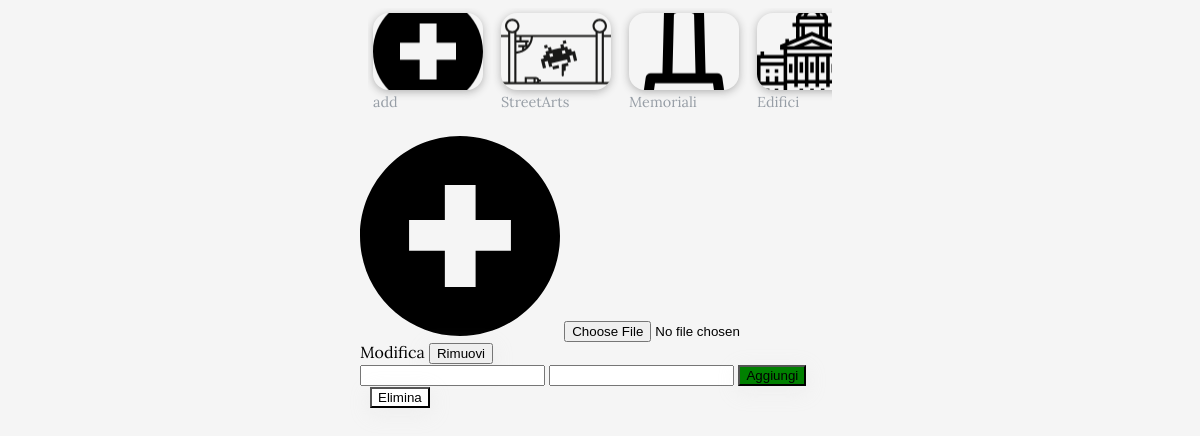
Screenshot of /admin/editType.php with the database file from the repository.
### tables this page shows
CREATE TABLE tipo(
    `id` int PRIMARY KEY AUTO_INCREMENT,
    `description` varchar(255),
    `name` varchar(255),
    `image` varchar(255)
);

### admin/editType.php (the view, shortened to what this page needs)
<?php
    $conn = new mysqli("localhost", "root", "");
    $conn->query("USE my_visitberlin");
    if(!empty($_GET["ldi"])){
        $query = "SELECT * FROM tipo WHERE tipo.id = ".$_GET["ldi"];
        $result = $conn->query($query);
        if($result->num_rows <= 0){
            header("Location: editType.php");
            $conn->close();
            exit();
        }
        $ldi = $result->fetch_assoc();
        $img = "../assets/mapsIcon/".$ldi["image"];
        $name = $ldi["name"];
        $id = $ldi["id"];
        $description = $ldi["description"];
      }
    else{
    $img = "../assets/add.svg";
        $name = "";
        $id = "new";
        $description = "";
    }
?>
<!DOCTYPE html>
<html lang="it">
       <head>
        <link rel="stylesheet" href="../css/navBar.css">
        <link rel="stylesheet" href="../css/cardsMenu.css">
        <link rel="stylesheet" href="../css/textFormat.css">
        <link rel="stylesheet" href="../css/imageGallery.css">
        <link rel="stylesheet" href="../css/components.css">
    </head>
    <body>
    <div class="leftScrollMenu">
            <?php
                $query = "SELECT * FROM tipo";
                $result = $conn->query($query);
                echo  '
                <a href="editType.php">
                    <div class="item">
                        <div class="menuImage image" style="background-image: url(../assets/add.svg);">
                        </div>
                        <div class="bottomText">
                            <span class="smallText">add</span>
                        </div>
                    </div>
                    </a>';
                if($result->num_rows > 0){
                    while($row = $result->fetch_assoc()){
                        echo  '
                        <a href="editType.php?ldi='.$row["id"].'">
                            <div class="item">
                                <div class="menuImage image" style="background-image: url(../assets/mapsIcon/'.$row["image"].');">
                                </div>
                                <div class="bottomText">
                                    <span class="smallText">'.$row["name"].'</span>
                                </div>
                            </div>
                            </a>';
                    }
                }
            ?>
        </div>
        <form id="pform" action="access/editTypeDB.php" method="POST" enctype="multipart/form-data">
            <img width="200" height="200" src="<?php echo $img; ?>" class="profilePhotoBig">
            <label class="photoBtn" for="apply"><input class="inPhoto" type="file" name="pfile" id="apply" accept="image/*">Modifica</label>
            <button type="submit" name="change" value="False" class="photoBtn removeBtn">Rimuovi</button>
        </form>
        <form action="access/editTypeDB.php" method="POST">
            <input type="text" name="name" value="<?php echo $name;?>">
            <input type="text" name="description" value="<?php echo $description;?>">
                <?php
                    if(!empty($_GET["ldi"])){
                        echo '<button type="submit" name="change" value="True" class="logbtn">Salva le modifiche</button>';
                    }
                    else{
                        echo '<button style="background-color: green;" type="submit" name="change" value="add" class="logbtn">Aggiungi</button>';
                    }
                ?>
        </form>
        <form action="access/editTypeDB.php" method="POST">
            <button type="submit" class="itemNumber formBtn" name="del" value="<?php echo $id;?>" style="background-color: white; margin-left:10px;">
                Elimina
            </button>
        </form>
    </body>
</html>

### css/navBar.css (style rules this page uses)
body { margin: 0; background-color: #F5F5F5; font-family: 'Lora', sans-serif; }
body { -ms-overflow-style: none; scrollbar-width: none; }
@media screen and (min-width: 1200px) { body { width: 40%; margin: auto; } }

### css/cardsMenu.css (style rules this page uses)
.image { background-size: cover; background-repeat: no-repeat; background-position: center; }
.leftScrollMenu { margin-left: auto; margin-right: auto; width: auto; max-width: 100%; background-color: transparent; display: flex; gap: 0.5rem; overflow:scroll; margin: 0.5rem; }
.leftScrollMenu a { text-decoration: none; }
.item { min-width: 110px; height: 110px; display: flex; flex-direction: column; justify-content: center; align-items: center; background-color: transparent; cursor: pointer; position: relative; margin: 5px; }
.menuImage { height: 70%; width: 100%; border-radius: 1rem; box-shadow: 0px 2px 8px 0px #b3b3b3;; }
.bottomText { height: 30%; width: 100%; display: flex; }

### css/textFormat.css (style rules this page uses)
.smallText { font-weight: 400; font-size: 0.9rem; color: #979EA6; margin-top: 3px; }
::placeholder { color: black; opacity: 1; font-weight: lighter; }

### css/components.css (style rules this page uses)
button { box-shadow: 0px 5px 20px rgba(219, 219, 219, 0.25); }
* { box-sizing: border-box; }

### rows the page displays
tipo: image (picture), name "StreetArts"
tipo: image (picture), name "Memoriali"
tipo: image (picture), name "Edifici"
